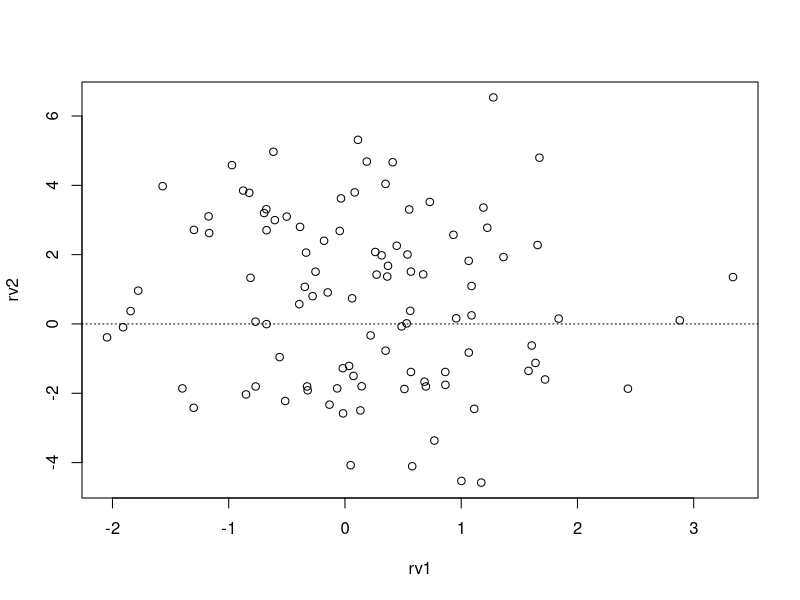

R code for this plot:
## This awesome script will make a graph of two rando vars. 

set.seed(35)
rv1 = rnorm(100)
rv2 = rnorm(100, 0, 2.5)
plot(rv2~rv1)
abline(a = 0, b = 0, lty =3)
